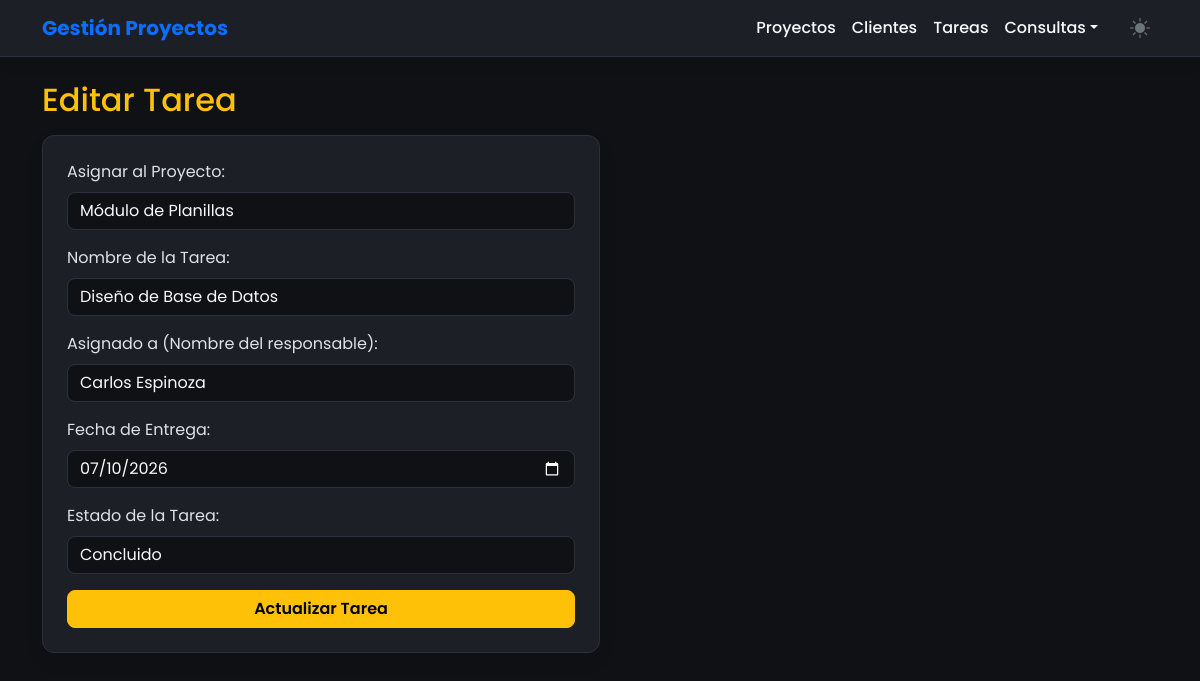
Screenshot of /tareas/editar.php?id=1 with the database file from the repository.
### tables this page shows
CREATE TABLE `tareas` (
  `id` int(11) NOT NULL,
  `proyecto_id` int(11) DEFAULT NULL,
  `nombre` varchar(150) NOT NULL,
  `asignado_a` varchar(150) NOT NULL,
  `fecha_entrega` date DEFAULT NULL,
  `estado_id` int(11) DEFAULT NULL
);

CREATE TABLE `proyectos` (
  `id` int(11) NOT NULL,
  `nombre` varchar(150) NOT NULL,
  `descripcion` text DEFAULT NULL,
  `cliente_id` int(11) DEFAULT NULL,
  `estado_id` int(11) DEFAULT NULL
);

CREATE TABLE `estadosproyecto` (
  `id` int(11) NOT NULL,
  `nombre` varchar(100) NOT NULL
);

### tareas/editar.php (the view, shortened to what this page needs)
<?php
include '../config/conexion.php';
include '../includes/header.php';
$id=$_GET['id'];
$sql_tar="SELECT * FROM Tareas WHERE id=$id";
$tarea=$conn->query($sql_tar)->fetch_assoc();
$proyectos=$conn->query("SELECT * FROM Proyectos");
$estados=$conn->query("SELECT * FROM EstadosProyecto");
?>
<h2 class="text-warning mb-3">Editar Tarea</h2>
<form action="editar.php?id=<?php echo $id; ?>" method="POST" class="w-50 card p-4">
    <div class="mb-3">
        <label class="form-label">Asignar al Proyecto:</label>
        <select name="proyecto_id" class="form-control" required>
            <?php while($p=$proyectos->fetch_assoc()){ ?>
                <option value="<?php echo $p['id']; ?>" <?php if($p['id']==$tarea['proyecto_id']) echo 'selected'; ?>><?php echo $p['nombre']; ?></option>
            <?php } ?>
        </select>
    </div>
    <div class="mb-3">
        <label class="form-label">Nombre de la Tarea:</label>
        <input type="text" name="nombre" value="<?php echo $tarea['nombre']; ?>" class="form-control" required>
    </div>
    <div class="mb-3">
        <label class="form-label">Asignado a (Nombre del responsable):</label>
        <input type="text" name="asignado_a" value="<?php echo $tarea['asignado_a']; ?>" class="form-control" required>
    </div>
    <div class="mb-3">
        <label class="form-label">Fecha de Entrega:</label>
        <input type="date" name="fecha_entrega" value="<?php echo date('Y-m-d', strtotime($tarea['fecha_entrega'])); ?>" class="form-control" required>
    </div>
    <div class="mb-3">
        <label class="form-label">Estado de la Tarea:</label>
        <select name="estado_id" class="form-control" required>
            <?php while($e=$estados->fetch_assoc()){ ?>
                <option value="<?php echo $e['id']; ?>" <?php if($e['id']==$tarea['estado_id']) echo 'selected'; ?>><?php echo $e['nombre']; ?></option>
            <?php } ?>
        </select>
    </div>
    <button type="submit" class="btn btn-warning">Actualizar Tarea</button>
</form>
<?php include '../includes/footer.php'; ?>

### includes/header.php (style rules this page uses)
:root[data-bs-theme="dark"] { --bs-body-bg:#0f1115; --surface-color:#1c1f26; --border-color:#2b303b; --text-color:#f8f9fa; }
body { background-color:var(--bs-body-bg); color:var(--text-color); transition:background-color 0.3s ease, color 0.3s ease; font-family:'Poppins', sans-serif; }
.card { background-color:var(--surface-color); border:1px solid var(--border-color); border-radius:12px; box-shadow:0 8px 24px rgba(0,0,0,0.04); }
.btn { border-radius:8px; font-weight:600; transition:all 0.2s ease; }
.form-control, .form-select { background-color:var(--bs-body-bg); border:1px solid var(--border-color); border-radius:8px; color:var(--text-color); }

### rows the page displays
tareas: proyecto_id "Módulo de Planillas", nombre "Diseño de Base de Datos", asignado_a "Carlos Espinoza", fecha_entrega "07/10/2026", estado_id "Concluido"
